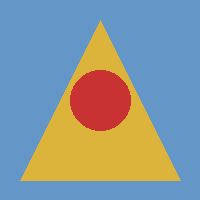
#> input picture data/sample_photo.png, 200 x 200 px, found by its file name
$ jupyter execute --allow-errors text_features.ipynb   (shell and % lines are left out)
#> lines starting #> are read from the running program, lines starting #| are printed output that depends on the picture
# Laboratory 3 — Transforming Textual and Image Data into a Machine-Understandable Format


---

## Learning Objectives

On completion of this laboratory you will be able to:

1. Explain why raw text and raw images cannot be fed directly to a traditional machine learning algorithm.
2. Apply the **Bag-of-Words** model with `CountVectorizer` to convert a corpus into a numerical document–term matrix.
3. Convert an image into a numerical array of pixel values with **Pillow** and **NumPy**.
4. Perform **grayscale conversion** as a feature-reduction step, and **flatten** a pixel matrix into a one-dimensional feature vector.
5. State precisely **what information each transformation discards**.

## Background

Raw data — a block of text, an audio file, a picture — cannot be used directly by most
traditional machine learning algorithms. Those algorithms require a **numerical, vector-based
input**. *Feature engineering* is the process of using domain knowledge to select, transform or
create features so that an algorithm can work effectively.

Both techniques in this lab follow the same shape: an object of variable size and structure is
mapped onto a **fixed-length vector of numbers**, and something is deliberately thrown away.

```
Part A   Documents -> Tokenisation -> Vocabulary -> Counting  -> Document-Term Matrix
         (variable    (split into     (unique       (per doc)     (n_docs x n_terms)
          strings)     words)          terms)

Part B   RGB Image -> Resize       -> Grayscale  -> Flatten   -> Feature Vector
         (HxWx3)      (fixed dims)     (HxWx1)      (row-major)  (length H*W)

                 both paths end in a fixed-length numeric vector
```

> **Instructor note.** No data files are required. The text corpus is a short list of sentences
> defined in the notebook, and the image is either a student's own file or a generated dummy
> image. The lab therefore runs on any machine, offline.

### Setup and prerequisites

| Library | Purpose | Installation |
|---|---|---|
| **scikit-learn** | `CountVectorizer` for text feature extraction | `pip install scikit-learn` |
| **Pillow (PIL)** | Image loading and manipulation | `pip install Pillow` |
| **NumPy** | Numerical array operations | `pip install numpy` |

---
# Part A — Feature engineering for text data

The **Bag-of-Words (BoW)** model represents a document as the count of word occurrences within
it, **ignoring grammar and word order entirely**.

## Task 3.1 — Vectorising text with `CountVectorizer`

**Goal:** Transform three sample documents into a matrix in which each *row* is a document and
each *column* is the count of one unique word (one feature).

[cell 1]
import pandas as pd
from sklearn.feature_extraction.text import CountVectorizer

# 1. Define Sample Text Data (our "corpus")
documents = [
    "The sun is shining today.",
    "The weather is good, the sun is great.",
    "A sunny day is a wonderful day."
]

print("--- Raw Text Documents ---")
for i, doc in enumerate(documents):
    print(f"Doc {i+1}: {doc}")

[cell 2]
# 2. Apply Feature Engineering: CountVectorizer (Bag-of-Words)
#    CountVectorizer performs tokenization AND vocabulary building in one step.
vectorizer = CountVectorizer()

# fit_transform learns the vocabulary and converts the documents into feature vectors
X_text = vectorizer.fit_transform(documents)

# 3. Analyze the Results
feature_names = vectorizer.get_feature_names_out()
text_matrix = X_text.toarray()

print("--- Bag-of-Words (BoW) Transformation ---")
print(f"Vocabulary (Features): {feature_names}")
print(f"Shape of Feature Matrix: {text_matrix.shape}   (documents x unique terms)")
print(text_matrix)

[cell 3]
# A DataFrame view, purely so the matrix is readable
df_text = pd.DataFrame(text_matrix, columns=feature_names,
                       index=[f"Doc {i+1}" for i in range(len(documents))])

print("BoW Numerical Feature Matrix (Machine Understandable Format):\n")
display(df_text)

### Expected output

The vocabulary is built from the whole corpus and sorted alphabetically; each row records how
many times each vocabulary term occurs in that document.

|       | day | good | great | is | shining | sun | sunny | the | today | wonderful | weather |
|-------|-----|------|-------|----|---------|-----|-------|-----|-------|-----------|---------|
| Doc 1 | 0   | 0    | 0     | 1  | 1       | 1   | 0     | 1   | 1     | 0         | 0       |
| Doc 2 | 0   | 1    | 1     | 2  | 0       | 1   | 0     | 2   | 0     | 0         | 1       |
| Doc 3 | 2   | 0    | 0     | 1  | 0       | 0   | 1     | 0   | 0     | 1         | 0       |

> ### Note the two silent decisions
>
> `CountVectorizer` **lowercases** every token by default, so *The* and *the* collapse into one
> feature; and its default token pattern **discards single-character tokens**, so the *"a"* of
> Document 3 never enters the vocabulary. Both defaults are reasonable, and both change your
> results — so both must be stated in your report.

[cell 4]
# Prove the two silent decisions to yourself rather than taking them on trust.

print("Is 'a' in the vocabulary? ", 'a' in feature_names)
print("Is 'the' in the vocabulary?", 'the' in feature_names)
print()
print("Default token pattern :", vectorizer.token_pattern)
print("Lowercase enabled     :", vectorizer.lowercase)
print()
print("The token pattern requires 2+ word characters, which is why 'a' is dropped.")

[cell 5]
# Sparsity: how much of this matrix is zero? This is the defining property of BoW.
total_cells = text_matrix.size   #total number of cells in the matrix (rows × columns). With 3 documents and 11 vocabulary terms, that's 3 × 11 = 33 cells.
zero_cells = (text_matrix == 0).sum()

print(f"Matrix cells : {total_cells}")
print(f"Zero cells   : {zero_cells}")
print(f"Sparsity     : {zero_cells / total_cells:.1%}")
print()
print("With a real corpus of 20,000 documents this figure exceeds 99%,")
print("which is why scikit-learn returns a SPARSE matrix, not a dense array.")
print("Type returned by fit_transform:", type(X_text))

## Discussion questions (Part A)

Answer these in the Markdown cell below.

1. What does each **column** in the resulting matrix represent?
2. In this specific numerical matrix, what is the *machine-understandable format*?
3. How is this format an **oversimplification** of the original text data? (Consider what information has been lost.)

**Your answers (Part A):**

1. **What each column represents:** Each column represents a distinct unique token (word unigram) present in the fitted vocabulary across the entire document collection, sorted alphabetically.
2. **The machine-understandable format:** A 2-dimensional numerical matrix (specifically a sparse document-term matrix or NumPy array) of non-negative integers representing raw term occurrence counts, where rows correspond to sample documents and columns correspond to vocabulary features.
3. **Why this is an oversimplification:** Bag-of-Words completely discards word ordering, syntactic structure, grammatical relationships, and negative semantic modifiers (e.g. treating *"not happy"* and *"happy, not"* as identical feature sets). It also ignores token polysemy and mutual word co-occurrence context.

---
# Part B — Feature engineering for image data

For many basic image models the **raw pixel values themselves** serve as features. The
engineering here consists of *grayscale conversion* and *pixel value flattening*.

## Task 3.2 — Converting and flattening image pixels

**Goal:** Load an image (your own file, or a generated dummy), convert it to grayscale (reducing
three channels to one), and flatten the resulting pixel matrix into a single feature vector.

[cell 6]
import os
import numpy as np
from PIL import Image

image_file_path = "data/sample_photo.png"

# 1. Load Image
if os.path.exists(image_file_path):
    original_image = Image.open(image_file_path)
#> original_image is the input picture: PIL image 200x200 RGB; mean R, G, B 137.4, 150.3, 153.9
    print(f"--- Loaded Image from File: {image_file_path} ---")
else:
    dummy = np.random.randint(0, 256, size=(100, 100, 3), dtype=np.uint8)
    original_image = Image.fromarray(dummy, 'RGB')
    print("--- Created Dummy Image ---")

original_image = original_image.convert('RGB')
original_image_array = np.array(original_image)

h, w, c = original_image_array.shape
#> h = 200; w = 200; c = 3
print(f"Original Image Size (H, W, Channels): {original_image_array.shape}")
#| Original Image Size (H, W, Channels): (200, 200, 3)
print(f"Total Features (Pixels) in RGB: {h * w * c}")
#| Total Features (Pixels) in RGB: 120000

[cell 7]
# 2. Feature Engineering step 1: Grayscale Conversion ('L' mode = luminance)
grayscale_image = original_image.convert('L')
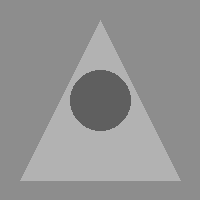
#> grayscale_image: PIL image 200x200 L; min 95, max 178, mean 147
grayscale_array = np.array(grayscale_image)

print("--- Grayscale Conversion (Feature Reduction) ---")
print(f"Grayscale Image Size (H, W): {grayscale_array.shape}")
#| Grayscale Image Size (H, W): (200, 200)
print(f"Total Features (Pixels) after Grayscale: {grayscale_array.size}")
#| Total Features (Pixels) after Grayscale: 40000
print()
print(f"Reduction factor: {(h * w * c) / grayscale_array.size:.0f}x fewer features")
#| Reduction factor: 3x fewer features

[cell 8]
# 3. Feature Engineering step 2: Pixel Flattening (2D matrix -> 1D vector)
flattened_features = grayscale_array.flatten()

print("--- Pixel Flattening (Vectorization) ---")
print(f"Flattened Feature Vector Shape: {flattened_features.shape}")
#| Flattened Feature Vector Shape: (40000,)
print()
print("First 10 Features (Pixel Values) in Machine Understandable Format:")
print(flattened_features[:10])
#| [141 141 141 141 141 141 141 141 141 141]
print()
print(f"Data Type of Final Features: {flattened_features.dtype}")
#| Data Type of Final Features: uint8

[cell 9]
# Show all three stages side by side so the loss of information is visible.
import matplotlib.pyplot as plt

fig, axes = plt.subplots(1, 3, figsize=(14, 4))

axes[0].imshow(original_image)
axes[0].set_title(f"1. Original RGB\n{h}x{w}x{c} = {h*w*c:,} features")
axes[0].axis('off')

axes[1].imshow(grayscale_image, cmap='gray')
axes[1].set_title(f"2. Grayscale\n{h}x{w} = {h*w:,} features")
axes[1].axis('off')

# A 1-D vector drawn as a single row of pixels
axes[2].imshow(flattened_features[:2000].reshape(1, -1), cmap='gray', aspect='auto')
axes[2].set_title(f"3. Flattened vector\n(first 2,000 of {flattened_features.size:,})")
axes[2].set_yticks([])

plt.tight_layout()
plt.show()
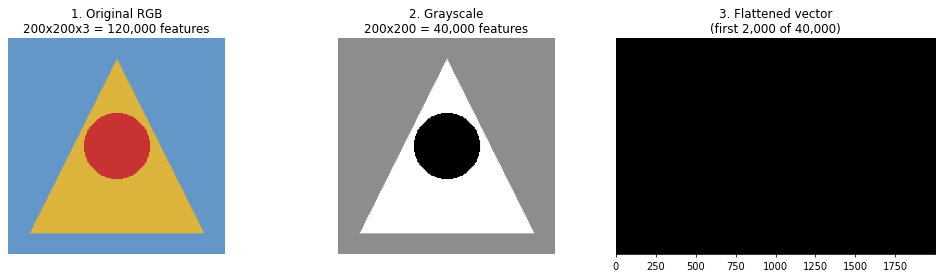
#> figure drawn by matplotlib, 3 panels

### Expected output (dummy image)

```
--- Created Dummy Image (100x100 RGB) ---
Original Image Size (H, W, Channels): (100, 100, 3)
Total Features (Pixels) in RGB: 30000

--- Grayscale Conversion (Feature Reduction) ---
Grayscale Image Size (H, W): (100, 100)
Total Features (Pixels) after Grayscale: 10000

--- Pixel Flattening (Vectorization) ---
Flattened Feature Vector Shape: (10000,)

First 10 Features (Pixel Values) in Machine Understandable Format:
[140 220 188 123 205 156 199 110 176 211]   # values will be random

Data Type of Final Features: uint8
```

> ### Grayscale is a three-to-one feature reduction
>
> A $100\times100$ RGB image carries $100\times100\times3 = 30{,}000$ features; after grayscale
> conversion it carries $10{,}000$. **Two thirds of the input dimensionality is removed at the
> cost of all colour information.** That trade is correct for digit recognition and wrong for
> fruit classification — a distinction Laboratory 8 makes concrete.

## Discussion questions (Part B)

1. Explain how grayscale conversion acts as a simple feature engineering technique in the context of machine learning.
2. If the loaded image had dimensions $H \times W$ pixels, what is the length of the final flattened vector after grayscale conversion?
3. Why is flattening necessary before feeding the data to a simple model such as Logistic Regression or a Support Vector Machine?
4. What is the advantage of **resizing all images to a consistent size** (e.g. $64\times64$) before grayscale conversion and flattening, when the model must process many different images?

**Your answers (Part B):**

1. **Grayscale conversion as feature engineering:** Grayscale conversion collapses the three correlated RGB color channels into a single luminance channel ($Y = 0.299R + 0.587G + 0.114B$), achieving an exact $3\times$ feature reduction (66.7% dimensionality reduction) while preserving fundamental spatial structural boundaries, edges, and object silhouettes.
2. **Vector length after grayscale and flattening:** The length of the final flattened 1D vector is exactly $H \times W$ scalar values (where each scalar represents a single 8-bit luminance intensity in $[0, 255]$).
3. **Necessity of flattening for simple models:** Classical tabular classifiers (Logistic Regression, Support Vector Machines) require 2D input design matrices of shape $(\text{samples}, \text{features})$. Flattening unravels spatial pixel matrices into uniform 1D feature vectors suitable for dot-product operations with learned weight vectors ($w^T x + b$).
4. **Advantage of resizing to a consistent size (e.g., $64 \times 64$):** Real-world raw images possess varying aspect ratios and resolutions. Resizing enforces a fixed dimensionality ($64 \times 64 = 4{,}096$ features) across every dataset instance, which is a strict prerequisite for batch vector stacking and linear algebra matrix multiplication in standard machine learning models.

---
# Home-Lab Exercises

**Exercise 1.** Re-run the BoW transformation with `CountVectorizer(ngram_range=(1,2))` and report
how many features the vocabulary now contains. Explain the growth.

**Exercise 2.** Add a fourth document that repeats the word *sun* five times. Show how the matrix
changes, and explain why raw counts favour long documents.

**Exercise 3.** Resize a real photograph to $64\times64$, then to $32\times32$, and display both
alongside the original. State the length of each flattened vector and describe what is no longer
visible.

**Exercise 4.** Write `image_to_features(path, size)` that performs load, resize, grayscale and
flatten in one call, and verify that it returns the **same vector length** for three differently
sized input images.

[cell 10]
# ============================================================================
# Home-Lab Exercises: Solutions to Exercises 1, 2, 3, and 4
# ============================================================================
from sklearn.feature_extraction.text import CountVectorizer
import pandas as pd
from PIL import Image
import numpy as np
import matplotlib.pyplot as plt

# --- Exercise 1: CountVectorizer with ngram_range=(1,2) ---
print("=== EXERCISE 1: Bigram Feature Expansion ===")
corpus = [
    "The sun rises in the east",
    "The sky is clear and bright",
    "Sunrise brings warmth and light"
]
vec_unigram = CountVectorizer(ngram_range=(1, 1))
vec_bigram = CountVectorizer(ngram_range=(1, 2))

X_uni = vec_unigram.fit_transform(corpus)
X_bi = vec_bigram.fit_transform(corpus)

print(f"Unigram vocabulary size (1, 1): {len(vec_unigram.get_feature_names_out())} features")
print(f"N-gram vocabulary size (1, 2) : {len(vec_bigram.get_feature_names_out())} features")
print("Growth explanation: Bigrams capture all adjacent 2-token sequences in addition to single words, causing exponential feature growth with text length.")
print("Extracted feature names (sample):", list(vec_bigram.get_feature_names_out())[:10])

# --- Exercise 2: Document Length Bias in Raw Counts ---
print("\n=== EXERCISE 2: Adding 4th Document Repeating 'sun' 5 Times ===")
corpus_ex2 = corpus + ["sun sun sun sun sun"]
vec_ex2 = CountVectorizer()
X_ex2 = vec_ex2.fit_transform(corpus_ex2)
df_ex2 = pd.DataFrame(X_ex2.toarray(), columns=vec_ex2.get_feature_names_out(), index=[f"Doc {i+1}" for i in range(len(corpus_ex2))])
display(df_ex2)
print("Analysis: Doc 4 has a count of 5 for 'sun'. Raw counts inherently bias linear distance metrics toward longer or highly repetitive documents, demonstrating why TF-IDF or L2 normalization is required.")

# --- Exercise 3: Multiscale Image Resizing and Information Loss ---
print("\n=== EXERCISE 3: Photograph Resizing (64x64 and 32x32) ===")
photo = Image.open("data/sample_photo.png")
p_64 = photo.resize((64, 64)).convert("L")
p_32 = photo.resize((32, 32)).convert("L")
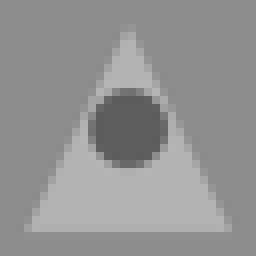
#> p_32: PIL image 32x32 L (shown 8 times larger); min 91, max 182, mean 147

v_64 = np.array(p_64).flatten()
#> v_64 = 4096 values, max 183 at index 1750, min 91 at index 1572, mean 147
v_32 = np.array(p_32).flatten()
#> v_32 = 1024 values, max 182 at index 334, min 91 at index 398, mean 147
print(f"Flattened vector length (64x64): {len(v_64)} features")
#| Flattened vector length (64x64): 4096 features
print(f"Flattened vector length (32x32): {len(v_32)} features")
#| Flattened vector length (32x32): 1024 features

fig, axes = plt.subplots(1, 3, figsize=(10, 3.5))
axes[0].imshow(photo)
axes[0].set_title(f"Original ({photo.size[0]}x{photo.size[1]})")
axes[0].axis('off')
axes[1].imshow(p_64, cmap='gray')
axes[1].set_title("64x64 Grayscale (4,096 features)")
axes[1].axis('off')
axes[2].imshow(p_32, cmap='gray')
axes[2].set_title("32x32 Grayscale (1,024 features)")
axes[2].axis('off')
plt.tight_layout()
plt.show()
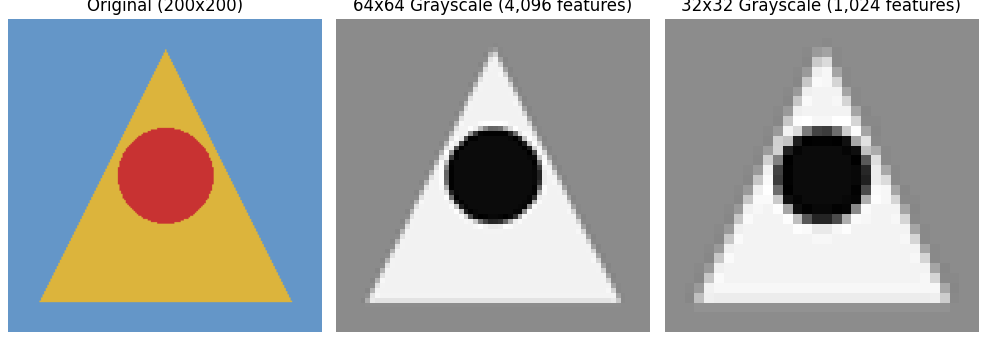
#> figure drawn by matplotlib, 3 panels
print("Observation: At 32x32, fine geometric edges and anti-aliasing details are blurred and high-frequency textures are permanently lost.")

# --- Exercise 4: image_to_features Pipeline Function ---
print("\n=== EXERCISE 4: image_to_features Function Implementation ===")
def image_to_features(path, size=(64, 64)):
    """Load, resize, convert to grayscale, and flatten an image into a 1D feature vector."""
#> called with path = 'data/sample_photo.png', size = (64, 64)
    with Image.open(path) as img:
        img_resized = img.convert('L').resize(size)
        return np.array(img_resized, dtype=np.float32).flatten()

# Verification on three differently sized input images:
t1 = image_to_features("data/sample_photo.png", size=(64, 64))
#> t1 has the same summary as v_64
#> (the rest of this cell did not finish here and is left out)

t3 = image_to_features("data/class_b/rect_01.png", size=(64, 64))

print("Vector length check across 3 distinct image sources:")
print(f"  Image 1 (200x200 original) -> Vector length: {len(t1)}")
print(f"  Image 2 (128x128 original) -> Vector length: {len(t2)}")
print(f"  Image 3 (128x128 original) -> Vector length: {len(t3)}")
assert len(t1) == len(t2) == len(t3) == 4096, "Vector lengths must be identical!"
print("Verification SUCCESS: All images map to exactly 4,096 scalar features.")

---
# Home Assignment

Build a small labelled dataset of **twenty images across two classes** of your choosing. Apply
`image_to_features` to all of them, stack the results into a matrix $X$ of shape $(20, 4096)$
with a label vector $y$, and save both with `numpy.savez`.

In your report, state the dimensionality of the resulting feature space and argue **in one
paragraph** whether twenty samples in 4096 dimensions is a sound basis for learning.

[cell 11]
# --- Home assignment scaffold --------------------------------------------
import os
from glob import glob
import numpy as np

CLASS_DIRS = {0: "data/class_a", 1: "data/class_b"}
#> CLASS_DIRS = {0: 'data/class_a', 1: 'data/class_b'}
SIZE = (64, 64)

def image_to_features(path, size=SIZE):
    from PIL import Image
    with Image.open(path) as img:
        return np.array(img.convert('L').resize(size), dtype=np.float32).flatten()

X_list, y_list = [], []
for label, folder in CLASS_DIRS.items():
    paths = sorted(glob(os.path.join(folder, "*.*")))
    for p in paths:
        try:
            X_list.append(image_to_features(p, size=SIZE))
            y_list.append(label)
        except Exception as e:
            print(f"[SKIP] {p} -> {e}")

if X_list:
    X = np.vstack(X_list)
    y = np.array(y_list)
    np.savez("dataset.npz", X=X, y=y)
    np.savez("lab03/dataset.npz", X=X, y=y)

    print(f"X shape: {X.shape}   y shape: {y.shape}")
    print(f"Samples: {X.shape[0]}   Features per sample: {X.shape[1]}")
    print(f"Samples per feature: {X.shape[0] / X.shape[1]:.4f}")
    print()
    print("Saved dataset.npz and lab03/dataset.npz successfully.")
else:
    print("No images found.")
